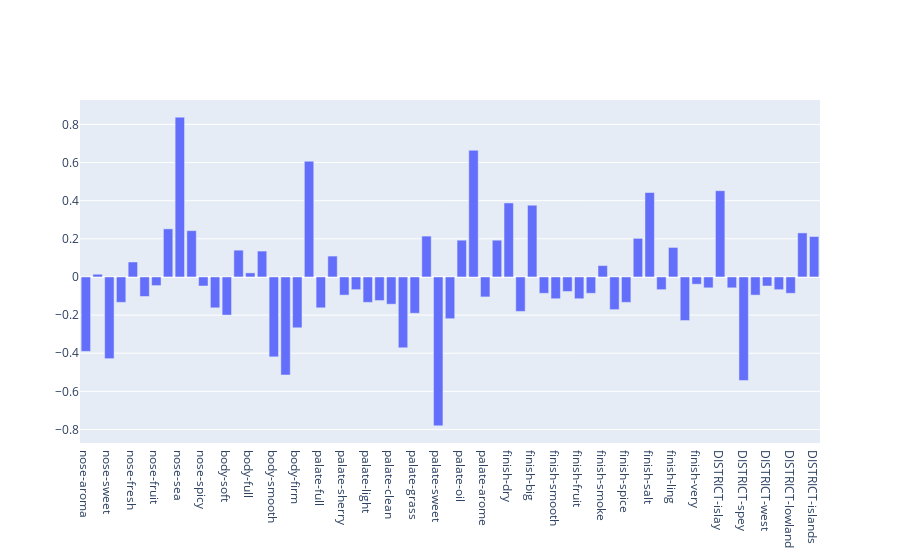

The code cell stored with this chart in its notebook:
### Code cell
selected_whisky="Lagavulin|Laphroaig|Scapa|Springbank-Longrow"
df_selection = df[df['name'].str.contains(selected_whisky)]
df_remaining = df[~df['name'].str.contains(selected_whisky)]
diff=df_selection.mean()-df_remaining.mean()

import plotly.graph_objects as go
categories=list(df_numeric.columns)

fig = go.Figure(data=[
    go.Bar(name='Selected', x=categories, y=diff),
])
fig.show()

### Figure 1 — Plotly figure (JSON) as saved in the notebook; plotly's stock layout.template omitted (floating-point values rounded to 4 significant figures)
{"data": [{"name": "Selected", "type": "bar", "x": ["nose-aroma", "nose-peat", "nose-sweet", "nose-light", "nose-fresh", "nose-dry", "nose-fruit", "nose-grass", "nose-sea", "nose-sherry", "nose-spicy", "nose-rich", "body-soft", "body-med", "body-full", "body-round", "body-smooth", "body-light", "body-firm", "body-oily", "palate-full", "palate-dry", "palate-sherry", "palate-big", "palate-light", "palate-smooth", "palate-clean", "palate-fruit", "palate-grass", "palate-smoke", "palate-sweet", "palate-spice", "palate-oil", "palate-salt", "palate-arome", "finish-full", "finish-dry", "finish-warm", "finish-big", "finish-light", "finish-smooth", "finish-clean", "finish-fruit", "finish-grass", "finish-smoke", "finish-sweet", "finish-spice", "finish-oil", "finish-salt", "finish-arome", "finish-ling", "finish-long", "finish-very", "finish-quick", "DISTRICT-islay", "DISTRICT-midland", "DISTRICT-spey", "DISTRICT-east", "DISTRICT-west", "DISTRICT-north ", "DISTRICT-lowland", "DISTRICT-campbell", "DISTRICT-islands"], "y": [-0.3905, 0.01429, -0.4286, -0.1333, 0.07857, -0.1024, -0.04524, 0.2524, 0.8381, 0.2429, -0.04762, -0.1619, -0.2, 0.1405, 0.02143, 0.1357, -0.419, -0.5143, -0.2667, 0.6071, -0.1619, 0.1095, -0.09524, -0.06667, -0.1333, -0.1238, -0.1429, -0.3714, -0.1905, 0.2143, -0.781, -0.219, 0.1929, 0.6643, -0.1048, 0.1929, 0.3881, -0.181, 0.3762, -0.08571, -0.1143, -0.07619, -0.1143, -0.08571, 0.05952, -0.1714, -0.1333, 0.2024, 0.4429, -0.06667, 0.1548, -0.2286, -0.0381, -0.05714, 0.4524, -0.05714, -0.5429, -0.09524, -0.04762, -0.06667, -0.08571, 0.231, 0.2119, -5.486, 4.363]}], "layout": {}}
